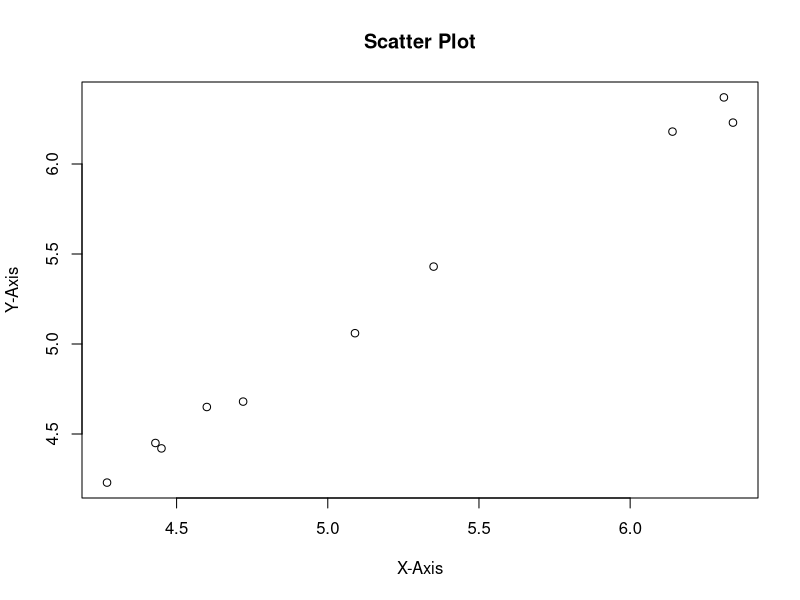

Reproduce this figure in R.
# 1-1 
# 导入数据
df <- read.csv("data/01_assignment_1_1_data.csv")
# 获取数据的行数和列数
df
dim(df)
# 绘制散点图
plot(df, main = "Scatter Plot", xlab = "X-Axis", ylab = "Y-Axis")

# 1-2
# 初始化一个变量，用于存储随机数向量的总和
sum <- 0
# 生成长度为 50 的随机数向量
random_vector <- runif(50)
# 循环累加随机数向量中的值
for (i in 1:50) {
  sum <- sum + random_vector[i]
}
# 计算平均值
mean_value <- sum / 50
# 输出随机数向量和随机数向量的平均值
random_vector
cat("随机数向量的平均值为:", mean_value)
